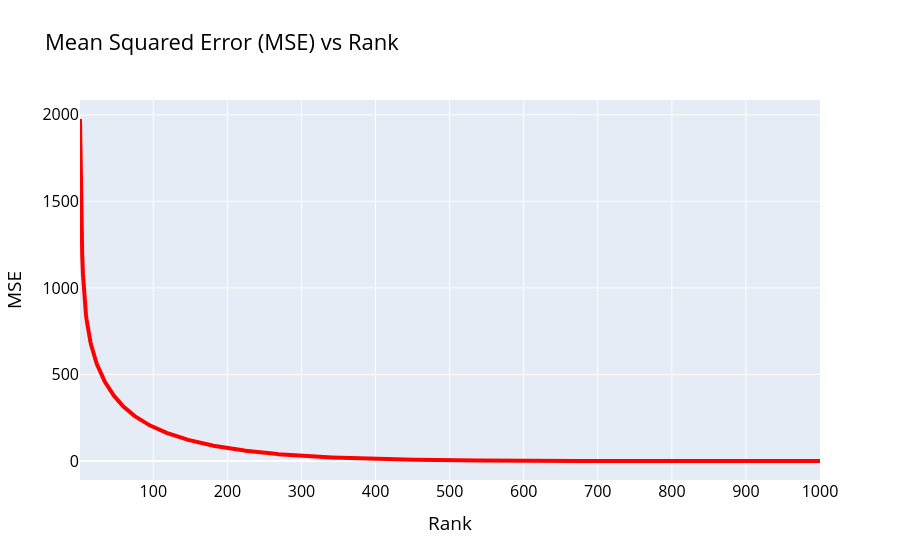
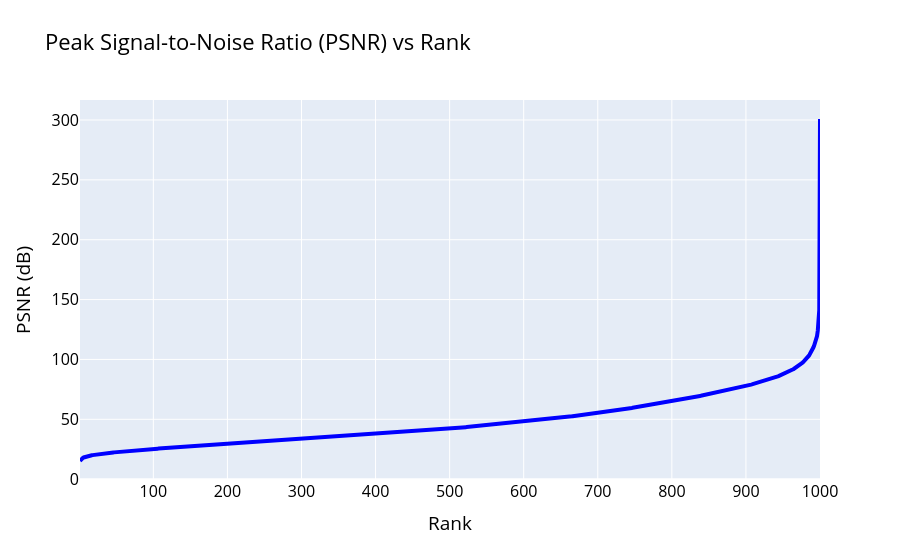

The code cell stored with these charts, in order, in its notebook:
### Markdown cell above
#### Plot do MSE e PSNR

### Code cell
fig_mse = px.line(
    x=ranks,
    y=mse_values,
    labels={"x": "Rank", "y": "MSE"},
    title="Mean Squared Error (MSE) vs Rank"
)

fig_mse.update_traces(line=dict(width=4, color="red"))

fig_mse.update_layout(
    font=dict(
        size=16,
        color="black",      
    )
)

fig_psnr = px.line(
    x=ranks,
    y=psnr,
    labels={"x": "Rank", "y": "PSNR (dB)"},
    title="Peak Signal-to-Noise Ratio (PSNR) vs Rank",
    
)

fig_psnr.update_traces(line=dict(width=4, color="blue"))

fig_psnr.update_layout(
    font=dict(
        size=16,
        color="black"
    )
)       

fig_mse.show()
fig_psnr.show()

### Figure 1 — Plotly figure (JSON) as saved in the notebook; plotly's stock layout.template omitted (floating-point values rounded to 4 significant figures; data arrays with more than 128 entries replaced by an {"elided": "..."} marker saying what was removed)
{"data": [{"hovertemplate": "Rank=%{x}<br>MSE=%{y}<extra></extra>", "legendgroup": "", "line": {"color": "red", "dash": "solid", "width": 4}, "marker": {"symbol": "circle"}, "mode": "lines", "name": "", "orientation": "v", "showlegend": false, "type": "scatter", "x": {"elided": "1000 int values"}, "xaxis": "x", "y": {"elided": "1000 float values"}, "yaxis": "y"}], "layout": {"font": {"color": "black", "size": 16}, "legend": {"tracegroupgap": 0}, "title": {"text": "Mean Squared Error (MSE) vs Rank"}, "xaxis": {"anchor": "y", "domain": [0, 1], "title": {"text": "Rank"}}, "yaxis": {"anchor": "x", "domain": [0, 1], "title": {"text": "MSE"}}}}

### Figure 2 — Plotly figure (JSON) as saved in the notebook; plotly's stock layout.template omitted (floating-point values rounded to 4 significant figures; data arrays with more than 128 entries replaced by an {"elided": "..."} marker saying what was removed)
{"data": [{"hovertemplate": "Rank=%{x}<br>PSNR (dB)=%{y}<extra></extra>", "legendgroup": "", "line": {"color": "blue", "dash": "solid", "width": 4}, "marker": {"symbol": "circle"}, "mode": "lines", "name": "", "orientation": "v", "showlegend": false, "type": "scatter", "x": {"elided": "1000 int values"}, "xaxis": "x", "y": {"elided": "1000 float values"}, "yaxis": "y"}], "layout": {"font": {"color": "black", "size": 16}, "legend": {"tracegroupgap": 0}, "title": {"text": "Peak Signal-to-Noise Ratio (PSNR) vs Rank"}, "xaxis": {"anchor": "y", "domain": [0, 1], "title": {"text": "Rank"}}, "yaxis": {"anchor": "x", "domain": [0, 1], "title": {"text": "PSNR (dB)"}}}}
